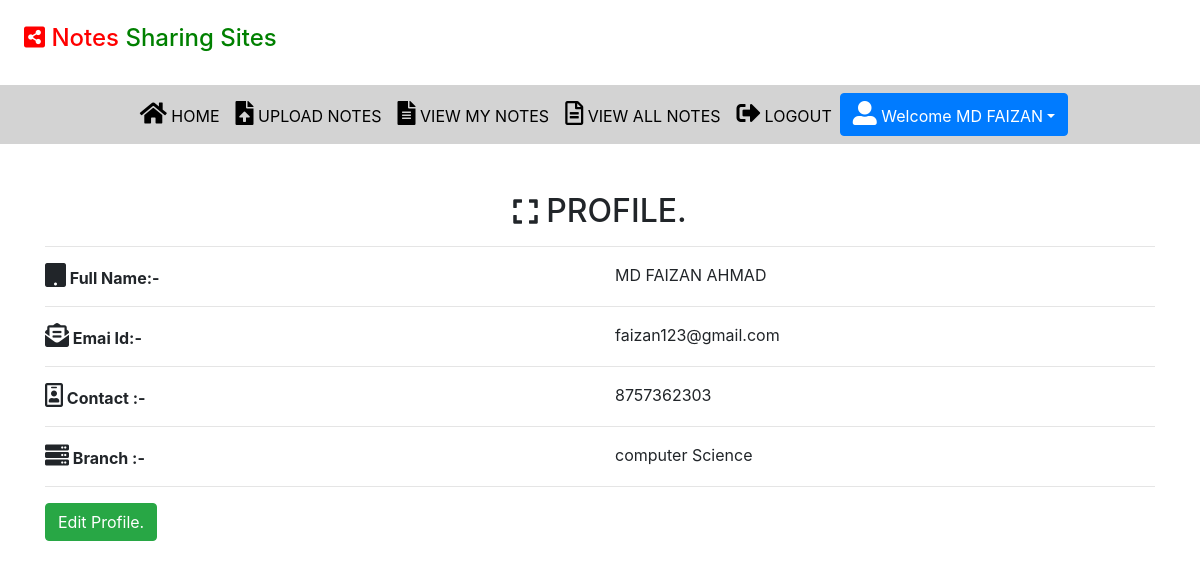
/profile (signed in), run on the app's committed database.
### notes/models.py (models this page shows, shortened)
class Signup(models.Model):
    user = models.ForeignKey(User,on_delete=models.CASCADE)
    contact = models.CharField(max_length=10)
    branch = models.CharField(max_length=30)
    role = models.CharField(max_length=15)

### notes/views.py (the view)
# urls.py: path('profile', profile, name='profile'),
def profile(request):
    if not request.user.is_authenticated:
        return redirect('user_login')
    user = User.objects.get(id=request.user.id)
    data = Signup.objects.get(user=user)
    d = {'data': data, 'user': user}
    return render(request, 'profile.html', d)

### notes/templates/profile.html
{%extends 'usernavigation.html'%}
{% load static %}
{% block body %}
<div class="container mt-5">
    <h2 class="text-center"><i class='fas fa-expand' style='font-size:28px'></i>
  PROFILE.</h2>
    <hr>
    <div class="row">
        <div class="col-md-6">
          <b><i class='fas fa-tablet' style='font-size:24px'></i>
 Full Name:- </b>
        </div>
         <div class="col-md-6 style="text-transform:capitalize">
          {{data.user.first_name}} {{data.user.last_name}}
        </div>
    </div>
<hr>
<div class="row">
        <div class="col-md-6">
          <b><i class='fas fa-envelope-open-text' style='font-size:24px'></i>
 Emai Id:- </b>
        </div>
         <div class="col-md-6 style="text-transform:capitalize">
          {{data.user.username}}
        </div>
</div>
<hr>
<div class="row">
        <div class="col-md-6">
          <b><i class='far fa-id-badge' style='font-size:24px'></i>
 Contact :- </b>
        </div>
         <div class="col-md-6 style="text-transform:capitalize">
          {{data.contact}}
        </div>
</div>
<hr>
<div class="row">
        <div class="col-md-6">
          <b><i class='fas fa-server' style='font-size:24px'></i>
 Branch :- </b>
        </div>
         <div class="col-md-6 style="text-transform:capitalize">
          {{data.branch}}
        </div>
</div>
<hr>
<a href ="{% url 'edit_profile'%}" class="btn btn-success">Edit Profile.</a>
</div>
{% endblock %}

### notes/templates/usernavigation.html (shortened to what this page needs)
<html lang="en">
<head>
  {% load static%}
  <link rel="stylesheet" href="https://maxcdn.bootstrapcdn.com/bootstrap/4.3.1/css/bootstrap.min.css">
  <link rel="stylesheet" href="https://use.fontawesome.com/releases/v5.6.3/css/all.css"></head>
 <link rel="stylesheet" href="{%static 'css/mystyle.css'%}">
<body>
<H4 style="padding:2%"><span style="color:red"><i class='fas fa-share-alt-square' style='font-size:24px'></i>  Notes </span><span style="color:green">Sharing Sites</span></H4>
<nav class="navbar navbar-expand-sm justify-content-center" style=" background-color:lightgrey" >
<ul class="navbar-nav">
  <li class="navbar-item">
    <a class="nav-link" href="{% url 'profile'%}"><i class='fas fa-home' style='font-size:24px'></i> HOME</a>
  </li>
  <li class="navbar-item">
    <a class="nav-link" href="{% url 'upload_notes'%}"><i class='fas fa-file-upload' style='font-size:24px'></i>
 UPLOAD NOTES</a>
  </li>
  <li class="navbar-item">
    <a class="nav-link" href="{% url 'view_mynotes'%}"><i class='fas fa-file-alt' style='font-size:24px'></i>
 VIEW MY NOTES</a>
  </li>
  <li class="navbar-item">
    <a class="nav-link" href="{% url 'viewallnotes' %}"><i class='far fa-file-alt' style='font-size:24px'></i>
 VIEW ALL NOTES</a>
  </li>
  <li class="navbar-item">
    <a class="nav-link" href="{% url 'logout'%}"><i class='fas fa-sign-out-alt' style='font-size:24px'></i> LOGOUT</a>
  </li>
    <div class="btn-group">
      <button type="button" class="btn btn-primary dropdown-toggle" data-toggle="dropdown"><i class='fas fa-user-alt' style='font-size:24px'></i>
 Welcome {{request.user.first_name}}</button>
    </div>
</ul>
</nav>
</body>
</html>
{% block body %}
{% endblock %}

### notes/static/css/mystyle.css (style rules this page uses)
.nav-link { color:black; }

### data on the page
Signup: user.first_name "MD FAIZAN", user.last_name "AHMAD", user.username "faizan123@gmail.com", contact "8757362303", branch "computer Science"

### other printed values
{{ request.user.first_name }} "MD FAIZAN"
